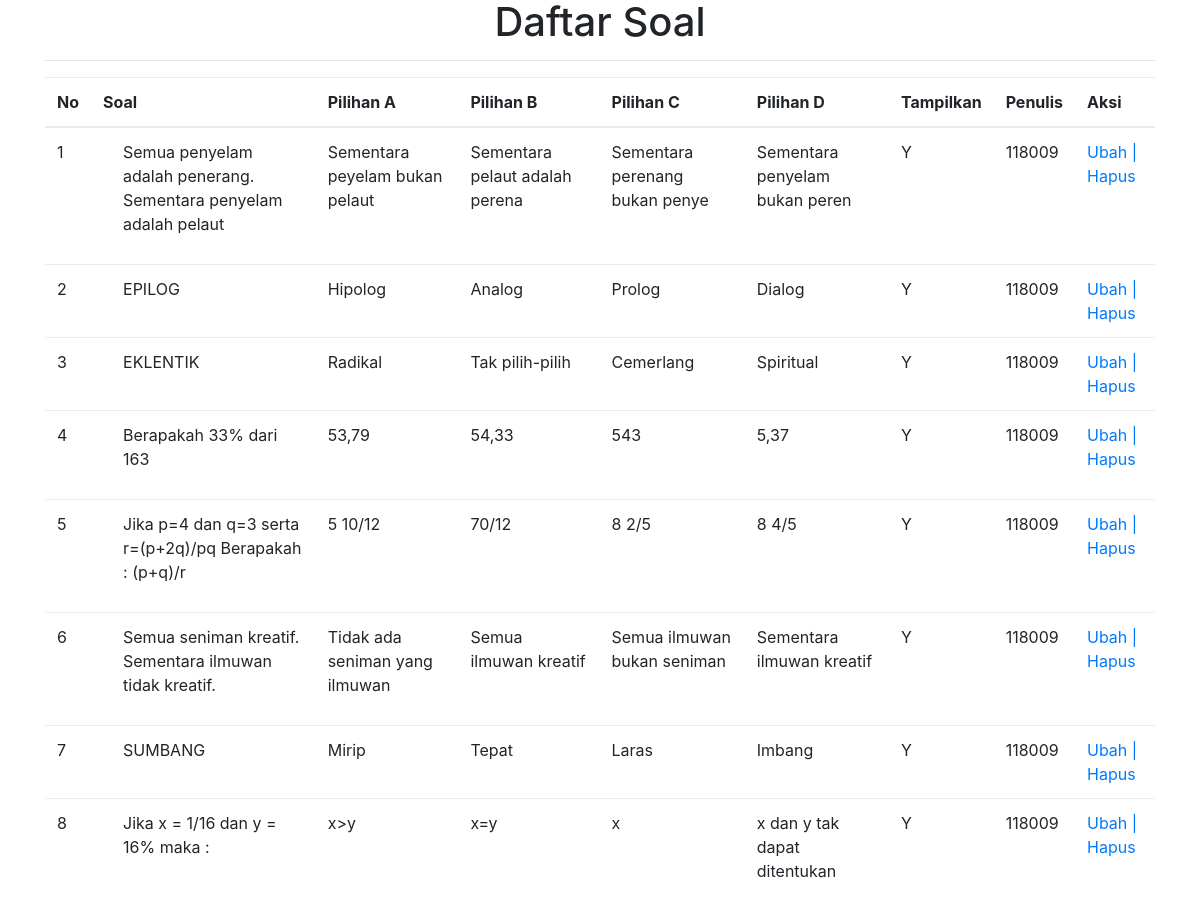
Screenshot of /admin/view_soal.php (signed in) with the database file from the repository.
### tables this page shows
CREATE TABLE `tbl_soal` (
  `id_soal` int(5) NOT NULL,
  `soal` longtext NOT NULL,
  `jenis_soal` varchar(20) NOT NULL,
  `a` varchar(30) NOT NULL,
  `b` varchar(30) NOT NULL,
  `c` varchar(30) NOT NULL,
  `d` varchar(30) NOT NULL,
  `knc_jawaban` varchar(30) NOT NULL,
  `tanggal` date NOT NULL,
  `aktif` enum('Y','N') NOT NULL,
  `nip` varchar(20) NOT NULL
);

### admin/view_soal.php (the view, shortened to what this page needs)
<?php
if(@$_SESSION['admin']){
?>
<!DOCTYPE html>
<html lang="en">
  <head>
    <link rel="stylesheet" href="bootstrap4/css/bootstrap.min.css">
    <link rel="stylesheet" href="bootstrap4/css/custom.css">
    <link rel="stylesheet" href="https://maxcdn.bootstrapcdn.com/font-awesome/4.7.0/css/font-awesome.min.css">
    <link rel="stylesheet" href="bootstrap4/css/dataTables.bootstrap4.css">
    <link rel="stylesheet" href="bootstrap4/css/dataTables.bootstrap4.min.css">
  </head>
<div class="container" >
  <h1 align="center">Daftar Soal</h1>
  <hr>
  <body style="background-color: transparent;">
            <div class="row">
                <div class="col-md-12">
                    <table id="example" class="table  table-hover" cellspacing="0" width="100%">
                        <thead class="thead-dark">
                            <tr>
                                <th scope="col">No</th>
                                <th scope="col">Soal</th>
                                <th scope="col">Pilihan A</th>
                                <th scope="col">Pilihan B</th>
                                <th scope="col">Pilihan C</th>
                                <th scope="col">Pilihan D</th>
                                <th scope="col">Tampilkan</th>
                                <th scope="col">Penulis</th>
                                <th scope="col" width="80px">Aksi</th>
                            </tr>
                        </thead>
                        <tbody>
                            <?php
                            include "koneksi.php";
                            $query = "SELECT * FROM tbl_soal";
                            $sql = mysqli_query($connect, $query);
                            $no = 1 ;
                            while($data = mysqli_fetch_array($sql)){
                            ?>
                                <tr scope="row">
                                    <td><?php echo $no; ?> </td>
                                    <td><?php echo $data ['soal']; ?></td>
                                    <td><?php echo $data ['a']; ?></td>
                                    <td><?php echo $data ['b']; ?></td>
                                    <td><?php echo $data ['c']; ?></td>
                                    <td><?php echo $data ['d']; ?></td>
                                    <td><?php echo $data ['aktif']; ?></td>
                                     <td><?php echo $data ['nip']; ?></td>
                                    <td>
                                      <?php
                                        echo "<a href='up_soal.php?id_soal=".$data['id_soal']."'>Ubah |
                                              <a href='del_soal.php?id_soal=".$data['id_soal']."'>Hapus</a>";
                                       ?>
                                    </td>
                                </tr>
                                <?php
                               $no++;
                            }
                            ?>
                        </tbody>
                    </table>
                </div>
            </div>
</div>
  </body>
</html>
<?php
}else {
    include "illegal.php";
}
?>

### rows the page displays
tbl_soal: soal "Semua penyelam adalah penerang. Sementara penyelam adalah pelaut", a "Sementara peyelam bukan pelaut", b "Sementara pelaut adalah perena", c "Sementara perenang bukan penye", d "Sementara penyelam bukan peren", aktif "Y", nip "118009"
tbl_soal: soal "EPILOG", a "Hipolog", b "Analog", c "Prolog", d "Dialog", aktif "Y", nip "118009"
tbl_soal: soal "EKLENTIK", a "Radikal", b "Tak pilih-pilih", c "Cemerlang", d "Spiritual", aktif "Y", nip "118009"
tbl_soal: soal "Berapakah 33% dari 163", a "53,79", b "54,33", c "543", d "5,37", aktif "Y", nip "118009"
tbl_soal: soal "Jika p=4 dan q=3 serta r=(p+2q)/pq Berapakah : (p+q)/r", a "5 10/12", b "70/12", c "8 2/5", d "8 4/5", aktif "Y", nip "118009"
tbl_soal: soal "Semua seniman kreatif. Sementara ilmuwan tidak kreatif.", a "Tidak ada seniman yang ilmuwan", b "Semua ilmuwan kreatif", c "Semua ilmuwan bukan seniman", d "Sementara ilmuwan kreatif", aktif "Y", nip "118009"
tbl_soal: soal "SUMBANG", a "Mirip", b "Tepat", c "Laras", d "Imbang", aktif "Y", nip "118009"
tbl_soal: soal "Jika x = 1/16 dan y = 16% maka :", a "x>y", b "x=y", c "x", d "x dan y tak dapat ditentukan", aktif "Y", nip "118009"
